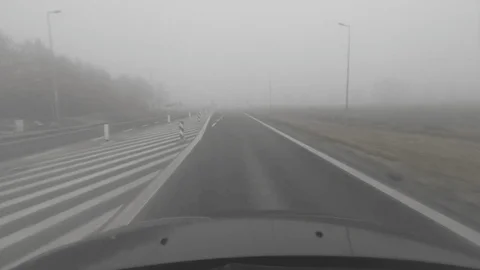
#> input picture My_Test/1 (1).png, 480 x 270 px; its folder holds only this picture in this run
$ python evaluate_edges.py   (older library calls are emulated)
#> lines starting #> are read from the running program, lines starting #| are printed output that depends on the picture; after the words box and inside, x2 and y2 are one past the last pixel; in counts of white or black regions, pixels touching at a corner belong together
# Part 1.5 - Compare edge detectors with numbers
# Run all four detectors on each image, measure:
#   - edge density (% of pixels marked as edges)
#   - runtime in ms
#   - IoU vs the Project 3 Canny (treated as the reference)
# Save per-image and aggregate CSVs + bar charts.

import os, sys, glob, csv, time
import cv2, numpy as np
import matplotlib
matplotlib.use("Agg")
import matplotlib.pyplot as plt

INPUT_DIR = "/Users/jenilkathrotiya/Downloads/rgb_anon_trainvaltest/rgb_anon"
PER_WEATHER = 20  # 80 total images keeps the report numbers stable

OUT_DIR = os.path.join(os.path.dirname(__file__), "Evaluation_Results")
os.makedirs(OUT_DIR, exist_ok=True)

# Sobel kernels
SOBEL_X = np.array([[1, 0, -1], [2, 0, -2], [1, 0, -1]], dtype=np.float64)
SOBEL_Y = np.array([[-1, -2, -1], [0, 0, 0], [1, 2, 1]], dtype=np.float64)

# Canny (5x5 / 273) Gaussian
GAUSS = np.array([
    [1,  4,  7,  4, 1],
    [4, 16, 26, 16, 4],
    [7, 26, 41, 26, 7],
    [4, 16, 26, 16, 4],
    [1,  4,  7,  4, 1]
], dtype=np.float64) / 273.0
P = np.array([[0.5, 0.5], [-0.5, -0.5]], dtype=np.float64)
Q = np.array([[0.5, -0.5], [0.5, -0.5]], dtype=np.float64)


def canny_proj3(gray, theta_low_frac=0.05, theta_high_mult=2.5):
    g = gray.astype(np.float64)
    s = cv2.filter2D(g, cv2.CV_64F, GAUSS, borderType=cv2.BORDER_REPLICATE)
    p = cv2.filter2D(s, cv2.CV_64F, P, borderType=cv2.BORDER_REPLICATE)
    q = cv2.filter2D(s, cv2.CV_64F, Q, borderType=cv2.BORDER_REPLICATE)
    m = np.sqrt(p * p + q * q)
    alpha = np.degrees(np.arctan2(q, p))
    alpha[alpha < 0] += 360

    zeta = np.full(m.shape, -1, dtype=np.int8)
    zeta[((alpha >= 0) & (alpha < 22.5)) | ((alpha >= 157.5) & (alpha < 202.5)) |
         ((alpha >= 337.5) & (alpha <= 360))] = 0
    zeta[((alpha >= 22.5) & (alpha < 67.5)) | ((alpha >= 202.5) & (alpha < 247.5))] = 1
    zeta[((alpha >= 67.5) & (alpha < 112.5)) | ((alpha >= 247.5) & (alpha < 292.5))] = 2
    zeta[zeta == -1] = 3

    pad = np.pad(m, 1, mode="edge")
    n1 = np.zeros_like(m); n2 = np.zeros_like(m)
    for sec, (a_idx, b_idx) in enumerate([
        ((slice(None, -2), slice(1, -1)), (slice(2, None), slice(1, -1))),
        ((slice(None, -2), slice(None, -2)), (slice(2, None), slice(2, None))),
        ((slice(1, -1), slice(None, -2)), (slice(1, -1), slice(2, None))),
        ((slice(None, -2), slice(2, None)), (slice(2, None), slice(None, -2))),
    ]):
        mask = (zeta == sec)
        n1[mask] = pad[a_idx][mask]
        n2[mask] = pad[b_idx][mask]

    e = np.where((m >= n1) & (m >= n2), m, 0.0)
    e[0, :] = e[-1, :] = e[:, 0] = e[:, -1] = 0
    max_e = float(e.max())
    if max_e <= 0:
        return np.zeros_like(gray, dtype=np.uint8)
    theta_l = max_e * theta_low_frac
    theta_h = theta_l * theta_high_mult
    strong = (e > theta_h).astype(np.uint8)
    candidate = ((e >= theta_l) & (e <= theta_h)).astype(np.uint8)
    union = (strong | candidate).astype(np.uint8)
    n_comp, labels = cv2.connectedComponents(union, connectivity=8)
    keep = np.zeros(n_comp, dtype=bool)
    keep[np.unique(labels[strong.astype(bool)])] = True
    keep[0] = False
    return (keep[labels].astype(np.uint8) * 255)


def sobel_mag(gray):
    gx = cv2.filter2D(gray.astype(np.float64), cv2.CV_64F, SOBEL_X,
                      borderType=cv2.BORDER_REPLICATE)
    gy = cv2.filter2D(gray.astype(np.float64), cv2.CV_64F, SOBEL_Y,
                      borderType=cv2.BORDER_REPLICATE)
    mag = np.sqrt(gx * gx + gy * gy)
    lo, hi = mag.min(), mag.max()
    if hi - lo < 1e-9:
        return np.zeros_like(mag, dtype=np.uint8)
    return ((mag - lo) / (hi - lo) * 255).astype(np.uint8)


def iou(a, b):
    ab = a > 0; bb = b > 0
    inter = float(np.logical_and(ab, bb).sum())
    union = float(np.logical_or(ab, bb).sum())
    return inter / union if union > 0 else 0


def find_images():
    images = []
    for cond in ["fog", "night", "rain", "snow"]:
        files = sorted(glob.glob(f"{INPUT_DIR}/{cond}/train/*/*_rgb_anon.png"))
        for f in files[:PER_WEATHER]:
            images.append((f, cond))
    if images:
        return images
    my_test = os.path.join(os.path.dirname(__file__), "..", "..", "..", "My_Test")
    return [(f, "test") for f in sorted(glob.glob(os.path.join(my_test, "*.png")))]


images = find_images()
print(f"Evaluating on {len(images)} images")

DETECTORS = ["sobel_p75", "sobel_p90", "project3_canny", "cv2_canny_75_200"]
rows = []
agg = {d: {"density": [], "runtime": [], "iou": []} for d in DETECTORS}

for path, cond in images:
    name = os.path.basename(path)
    img = cv2.imread(path)
#> img is the input picture: shape (270, 480, 3); mean B, G, R 136, 137, 137.2
    gray = cv2.cvtColor(img, cv2.COLOR_BGR2GRAY)

    # Sobel (P75 and P90)
    t = time.perf_counter()
    mag_u8 = sobel_mag(gray)
#> in sobel_mag, `mag = np.sqrt(gx * gx + gy * gy)`:
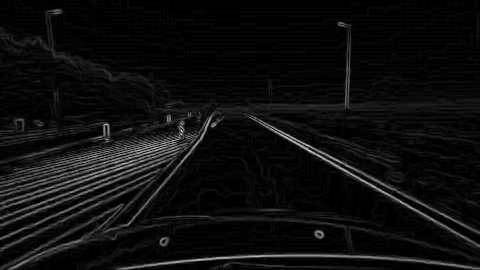
#> mag: shape (270, 480) float64; min 0, max 213, mean 14.4
#> in sobel_mag, `lo, hi = mag.min(), mag.max()`: lo = 0; hi = 213
    sobel_time = (time.perf_counter() - t) * 1000
    sobel_p75 = (mag_u8 >= np.percentile(mag_u8, 75)).astype(np.uint8) * 255
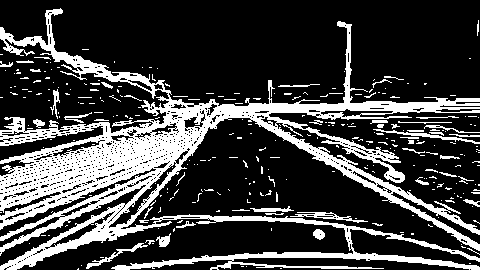
#> sobel_p75: shape (270, 480); 25.3% white; 294 white regions (245 under 20 px), largest, box (x1, y1, x2, y2) and area: (0, 8, 480, 270) 28797, (373, 129, 480, 144) 271, (290, 212, 368, 223) 251
    sobel_p90 = (mag_u8 >= np.percentile(mag_u8, 90)).astype(np.uint8) * 255
#> sobel_p90: shape (270, 480); 10.1% white in thin lines or dots

    # Project 3 Canny (the reference)
    t = time.perf_counter()
    canny = canny_proj3(gray)
#> in canny_proj3, `p = cv2.filter2D(s, cv2.CV_64F, P, borderType=cv2.BORDER_REPLICATE)`:
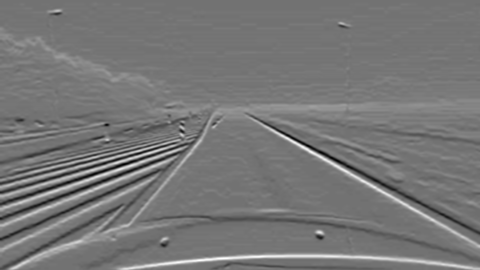
#> p: shape (270, 480) float64; min -13.56, max 16.6, mean 0.527; drawn with min black and max white
#> in canny_proj3, `alpha[alpha < 0] += 360`:
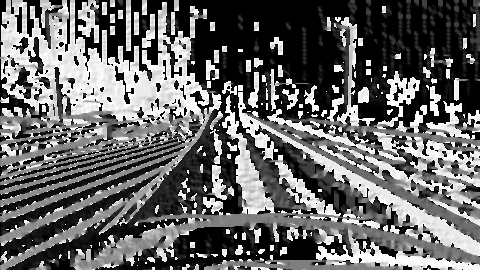
#> alpha: shape (270, 480) float64; min 0, max 360, mean 144.4; drawn with min black and max white
#> in canny_proj3, `e[0, :] = e[-1, :] = e[:, 0] = e[:, -1] = 0`: e: shape (270, 480) float64; min 0, max 17.55, mean 0.523
#> in canny_proj3, `max_e = float(e.max())`: max_e = 17.55
#> in canny_proj3, `theta_l = max_e * theta_low_frac`: theta_l = 0.877
#> in canny_proj3, `theta_h = theta_l * theta_high_mult`: theta_h = 2.19
#> in canny_proj3, `strong = (e > theta_h).astype(np.uint8)`: strong: shape (270, 480); values 0 (black) and 1 (white), 6% white in thin lines or dots
#> in canny_proj3, `candidate = ((e >= theta_l) & (e <= theta_h)).astype(np.uint8)`: candidate: shape (270, 480); values 0 (black) and 1 (white), 5.1% white in thin lines or dots
#> in canny_proj3, `union = (strong | candidate).astype(np.uint8)`: union: shape (270, 480); values 0 (black) and 1 (white), 11.1% white in thin lines or dots
#> in canny_proj3, `n_comp, labels = cv2.connectedComponents(union, connectivity=8)`:
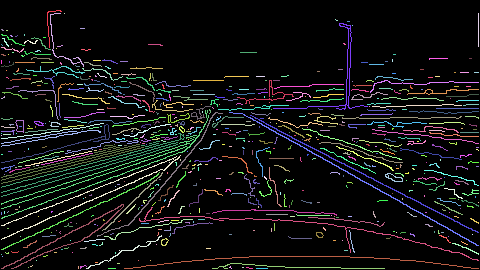
#> labels: shape (270, 480) int32; 635 distinct labels, from 0 to 634; one colour per label, 0 black
#> in canny_proj3, `n_comp, labels = cv2.connectedComponents(union, connectivity=8)`: n_comp = 635
#> in canny_proj3, `return (keep[labels].astype(np.uint8) * 255)`: returned value: shape (270, 480); 7.8% white in thin lines or dots
    canny_time = (time.perf_counter() - t) * 1000

    # OpenCV Canny
    t = time.perf_counter()
    cv_canny = cv2.Canny(gray, 75, 200, L2gradient=True)
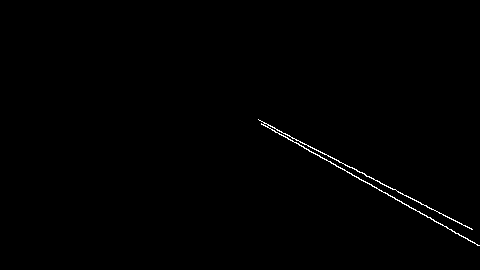
#> cv_canny: shape (270, 480); 0.49% white in thin lines or dots, all inside (x1, y1, x2, y2) = (258, 119, 480, 246)
    cv_canny_time = (time.perf_counter() - t) * 1000

    edges = {"sobel_p75": sobel_p75, "sobel_p90": sobel_p90,
             "project3_canny": canny, "cv2_canny_75_200": cv_canny}
    times = {"sobel_p75": sobel_time, "sobel_p90": sobel_time,
             "project3_canny": canny_time, "cv2_canny_75_200": cv_canny_time}

    for d in DETECTORS:
        density = float((edges[d] > 0).mean())
        score = 1.0 if d == "project3_canny" else iou(edges[d], canny)
        rows.append([name, cond, d, f"{density:.6f}", f"{times[d]:.3f}", f"{score:.4f}"])
        agg[d]["density"].append(density)
        agg[d]["runtime"].append(times[d])
        agg[d]["iou"].append(score)
#> this loop made 4 passes
#> (density, inter in iou, union in iou, score) on passes 1, 2, 4: (0.253, 9135, 33679, 0.271), (0.101, 5183, 17955, 0.289), (0.00487, 531, 10160, 0.0523)
#> (density, score) on pass 3: (0.0776, 1)
#> after the loop, rows = 4 items

    print(f"  done: {name}")

# write CSVs
per_csv = os.path.join(OUT_DIR, "per_image_metrics.csv")
with open(per_csv, "w", newline="") as f:
    w = csv.writer(f)
    w.writerow(["image", "condition", "detector", "edge_density", "runtime_ms", "iou_vs_proj3_canny"])
    w.writerows(rows)

agg_csv = os.path.join(OUT_DIR, "aggregate_metrics.csv")
with open(agg_csv, "w", newline="") as f:
    w = csv.writer(f)
    w.writerow(["detector", "density_mean", "density_std",
                "runtime_ms_mean", "runtime_ms_std",
                "iou_mean", "iou_std", "n"])
    for d in DETECTORS:
        dens = np.array(agg[d]["density"])
        run = np.array(agg[d]["runtime"])
        ious = np.array(agg[d]["iou"])
        w.writerow([d, f"{dens.mean():.6f}", f"{dens.std():.6f}",
                    f"{run.mean():.3f}", f"{run.std():.3f}",
                    f"{ious.mean():.4f}", f"{ious.std():.4f}", len(dens)])

# bar charts
def make_bar(metric, ylabel, fname):
    means = [np.mean(agg[d][metric]) for d in DETECTORS]
    stds = [np.std(agg[d][metric]) for d in DETECTORS]
    fig, ax = plt.subplots(figsize=(7, 4))
    ax.bar(DETECTORS, means, yerr=stds, capsize=4,
           color=["#4C72B0", "#55A868", "#C44E52", "#8172B2"])
    ax.set_ylabel(ylabel)
    ax.set_title(f"{ylabel} (n={len(images)})")
    plt.xticks(rotation=20, ha="right")
    plt.tight_layout()
    fig.savefig(os.path.join(OUT_DIR, fname), dpi=120)
    plt.close(fig)

make_bar("density", "Edge density (fraction of pixels)", "edge_density_by_detector.png")
make_bar("iou", "IoU vs. Project 3 Canny", "iou_by_detector.png")
make_bar("runtime", "Runtime (ms)", "runtime_by_detector.png")
#> call 3 of make_bar, with metric = 'runtime', ylabel = 'Runtime (ms)', fname = 'runtime_by_detector.png'
#> in make_bar (call 3), `fig.savefig(os.path.join(OUT_DIR, fname), dpi=120)`:
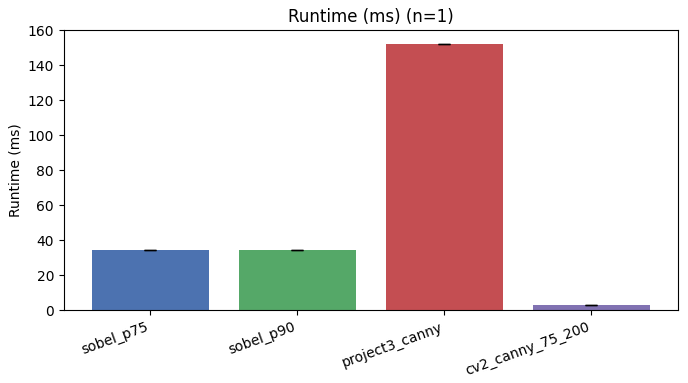
#> figure drawn by matplotlib, 1 panel; tallest bar 152.4 high, from x = 1.6 to 2.4

print(f"\nSaved CSVs and 3 PNG plots to {OUT_DIR}")
